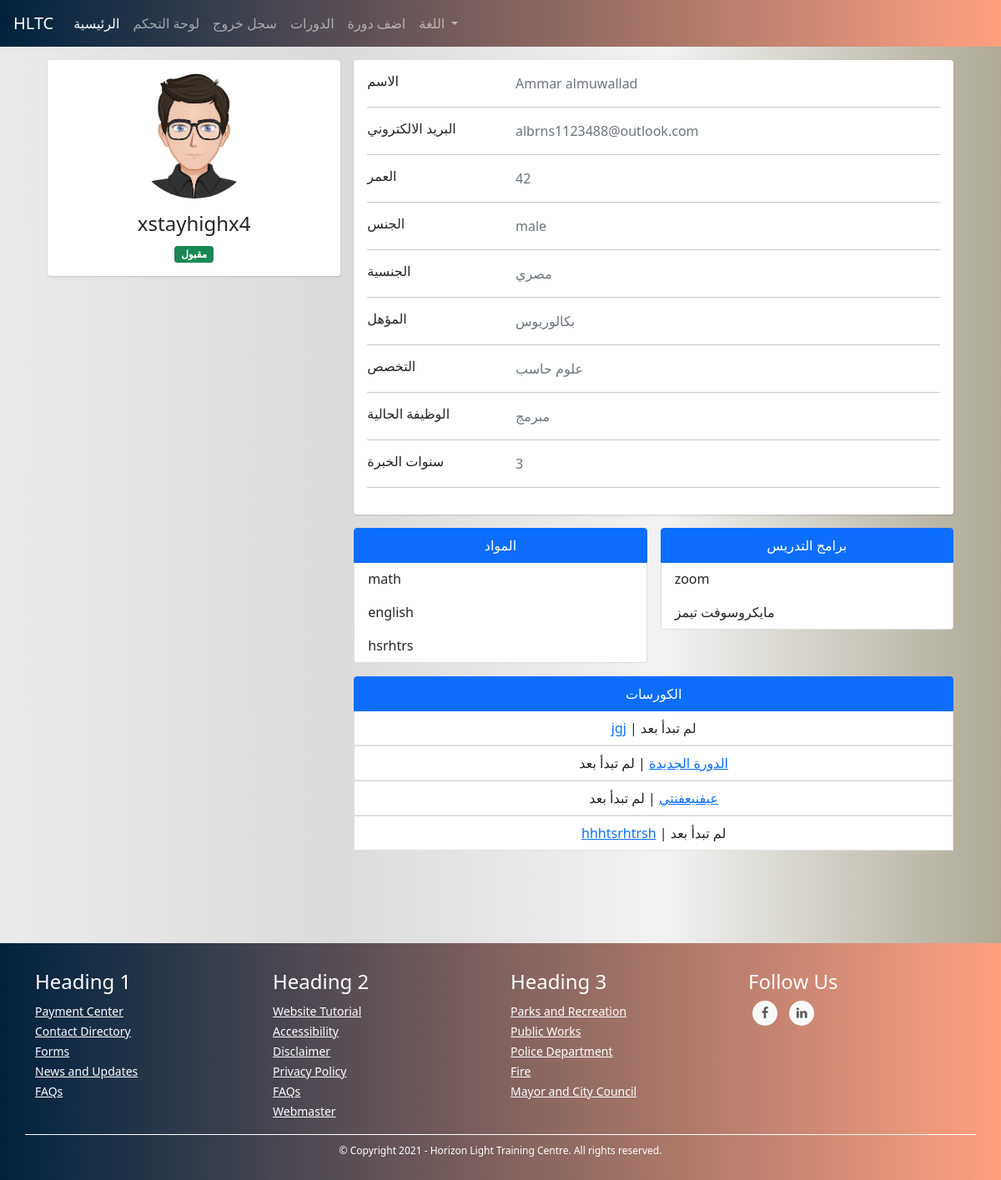
Before: /admins/user/3 (signed in) with the older database file.
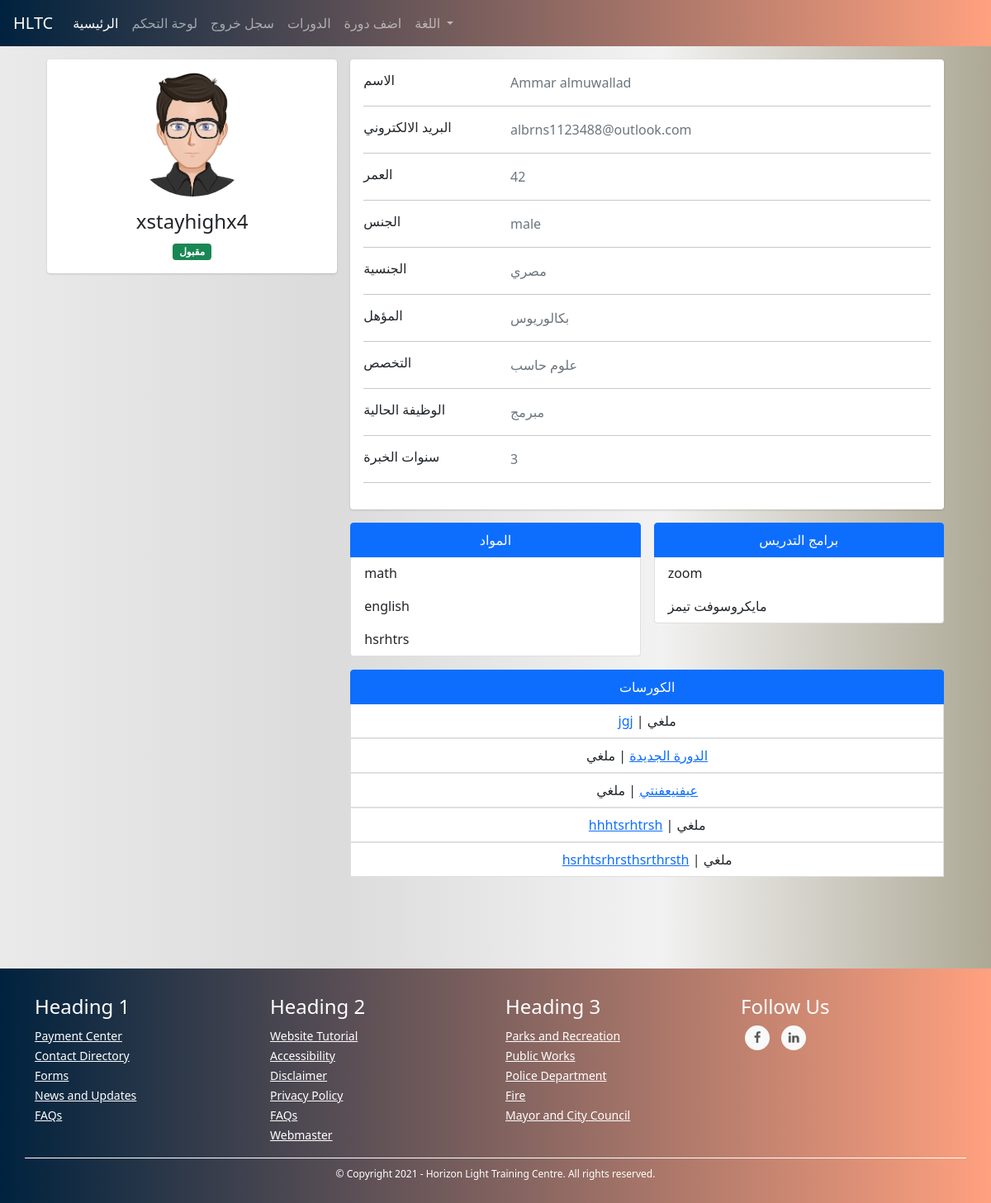
After: the same page with the newer database file.
### TUTOR/models.py (models this page shows, shortened)
class CourseModel(db.Model):
    id = db.Column(db.Integer, primary_key=True)
    name = db.Column(db.String(130), nullable=False)
    description = db.Column(db.String(1000), nullable=False)
    subject = db.Column(db.String(), nullable=False)
    price = db.Column(db.Integer, nullable=False)
    min_students = db.Column(db.Integer, nullable=False)
    max_students = db.Column(db.Integer, nullable=False)
    currency = db.Column(db.String(3), nullable=False)
    began = db.Column(db.Boolean, nullable=False, default=False)
    ended = db.Column(db.Boolean, nullable=False, default=False)
    course_type = db.Column(db.Integer, nullable=False) # 1 for start when min number # 2 for start with min and date
    _period = db.Column(db.Integer, nullable=True) # days
    _start_date = db.Column(db.DateTime, nullable=True)
    _end_date = db.Column(db.DateTime, nullable=True)
    links = db.Column(db.String(), nullable=False) # {"zoom": "link", ....}
    weekly_time_table_json  = db.Column(db.String(1000), nullable=False) # {"saturday": {"from": ..., "to": ...}, ...}
    _state = db.Column(db.String(), nullable=False, default=json.dumps({"state_code": 1, "state_string": "لم تبدأ بعد", "allowed_actions": ["join", "view", "start", "cancel"]})) # {"state_code": 2, "state_string": "قائم", "allowed_actions": ["view", "end"]} {"state_code": 3, "state_string": "انتهى", "allowed_actions": ["delete"]} {"state_code": 4, "state_string": "ملغي", "allowed_actions": ["delete"]}
    number_of_students_paid = db.Column(db.Integer, nullable=False, default=0)
    have_sent_first_payment_emails = db.Column(db.Boolean, nullable=False, default=False)
    created_by_admin = db.Column(db.Boolean, nullable=False)
    creation_date = db.Column(db.DateTime, nullable=False, default=datetime.utcnow)
    payment_model = db.relationship('PaymentModel', backref='course', uselist=False)
    tutor_data_model_id = db.Column(db.Integer, db.ForeignKey('tutor_data_model.id'),
        nullable=False)
    @property
    def state(self): # hold the course's state for example (is it runnung or hasn't began yet...) this helps with determaning what to do with the couse next for example (if it's running we should look into if it should end)
        return json.loads(self._state)
    def start(self):
        self.began = True
        self._state = json.dumps({"state_code": 2, "state_string": "قائم", "allowed_actions": ["view", "end", "cancel"]})
        if self.course_type == 1:
            now = datetime.date(datetime.utcnow())
            self._start_date = now
            self._end_date = now + timedelta(days=self.period)
        db.session.commit()
        for sdm in self.students: # the paymetn is when a student joins not when the course begins bcz the course wont begin if students didn't pay
            send_student_course_start_email(sdm.user, self)
        send_tutor_course_start_email(self.tutor.user, self)
        return True
    def end(self):
        self.ended = True
        self._state = json.dumps({"state_code": 3, "state_string": "انتهى", "allowed_actions": ["delete"]})
        db.session.commit()
        for sdm in self.students:
            send_student_course_ended_email(sdm.user, self)
        send_tutor_course_ended_email(self.tutor.user, self)
        return True
    def cancel(self):
        self._state = json.dumps({"state_code": 4, "state_string": "ملغي", "allowed_actions": ["delete"]})
        db.session.commit()
        self.payment_model.refund_all()
        for sdm in self.students:
            send_student_course_canceled_email(sdm.user, self)
        send_tutor_course_canceled_email(self.tutor.user, self)

### TUTOR/ADMINISTRATION/routes.py (the view)
@admins_blueprint.route("/admins/user/<user_id>", methods=["GET"])
@login_required(ADMIN_TYPES)
def user_detailed_view(user_id): # admin only
    user = UserModel.query.get(user_id)
    user_type = user.user_type
    if user_type == "tutor":
        return render_template("admins/users/new_tutor.html", user=user)
    elif user_type == "student":
        return render_template("admins/users/new_student.html", user=user)
    elif user_type in ADMIN_TYPES:
        return render_template("admins/users/new_admin.html", user=user)

### TUTOR/ADMINISTRATION/routes.py (called while the page is built)
@admins_blueprint.context_processor
def utility_processor():
    return dict(get_language_text=LngObj.get_language_text, get_current_page_language_list=LngObj.get_current_page_language_list, languages=LANGUAGES, admin_types=ADMIN_TYPES, settings=SiteSettingsModel.instance())

### TUTOR/models.py (called while the page is built)
@login_manager.user_loader
def load_user(user_id):
    return UserModel.query.get(int(user_id))

    @property
    def full_name(self):
        return self.first_name + " " + self.last_name

    @property
    def gender(self):
        return "male" if self._gender else "female"

    @property
    def age(self):
        return int((datetime.date(datetime.utcnow()) - datetime.date(self.date_of_birth)).days / 365)

    @property
    def subjects(self):
        return json.loads(self._subjects)

    @property
    def tools_used_for_online_tutoring(self):
        return json.loads(self._tools_used_for_online_tutoring)

    @classmethod
    def instance(cls):
        return cls.query.get(1)

### TUTOR/templates/admins/users/new_tutor.html (shortened to what the changed rows need)
{% extends "template.html" %}
{% block content %}
<link rel="stylesheet" href="{{ url_for('static', filename='css/students/profile.css') }}">
<div class="container">
    <div class="main-body">
          <div class="row gutters-sm">
            <div class="col-md-8">
              <div class="row gutters-sm">
                <div class="col-sm-6 mb-3">
                    <ul class="list-group">
                        <li class="list-group-item active" aria-current="true"><center>المواد</center></li>
                        {% for subject in user.tutor_data_model.subjects %}
                        <li class="list-group-item">{{ subject }}</li>
                        {% endfor %}
                      </ul>
                </div>
                <div class="col-sm-6 mb-3">
                    <ul class="list-group">
                        <li class="list-group-item active" aria-current="true"><center>برامج التدريس</center></li>
                        {% for tool in user.tutor_data_model.tools_used_for_online_tutoring %}
                        <li class="list-group-item">{{ tool }}</li>
                        {% endfor %}
                      </ul>
                </div>
              <div class="col-sm-12 mb-6">
                <ul class="list-group">
                    {% for course in user.tutor_data_model.courses %}
                    <center><li class="list-group-item"><a href="{{ url_for('courses_blueprint.course', course_id=course.id) }}">{{ course.name }}</a> | {{ course.state.state_string }}</li></center>
                    {% endfor %}
                  </ul>
            </div>
        </div>
            </div>
          </div>
        </div>
    </div>
    <br><br><br><br>
{% endblock %}

Changed rows visible on the page:
changed CourseModel "jgj": state.state_string "لم تبدأ بعد" → "ملغي"
changed CourseModel "الدورة الجديدة": state.state_string "لم تبدأ بعد" → "ملغي"
changed CourseModel "عيفنيعفنتي": state.state_string "لم تبدأ بعد" → "ملغي"
changed CourseModel "hhhtsrhtrsh": state.state_string "لم تبدأ بعد" → "ملغي"
added CourseModel: name "hsrhtsrhrsthsrthrsth", state.state_string "ملغي"
